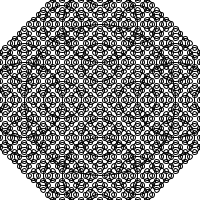
Frame 1 (no input)
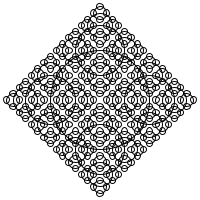
Frame 60 (the mouse pressed at the canvas centre just before this capture)
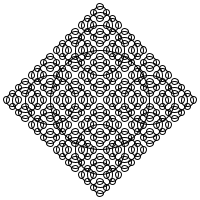
Frame 120 (the mouse held since frame 60 and released just before this capture)

The Processing sketch that drew these frames (run headless with seeded random() and noise(); from frame 60 on, the mouse is pressed at the canvas centre):

// Processing sketch: chapter_13_8
// ── chapter_13_8.pde
float time = 0.0;
float increment = 0.01;

void setup(){
	size(200,200);
	smooth();
}

void draw(){
	background(255);
	stroke(0);
	noFill();

	float n = noise(time) * width*1.25;
	time += increment;

	drawCircle(width/2, height/2, n);
}

void drawCircle(float x, float y, float radius) {
	// float x = random(_x);
	// float y = random(_y);
	// float radius = random(_radius);
	ellipse(x, y, radius, radius);
	if(radius>8){
		drawCircle(x+radius/2, y, radius/2);
		drawCircle(x-radius/2, y, radius/2);

		drawCircle(x, y+radius/2, radius/2);
		drawCircle(x, y-radius/2, radius/2);
	}
}
